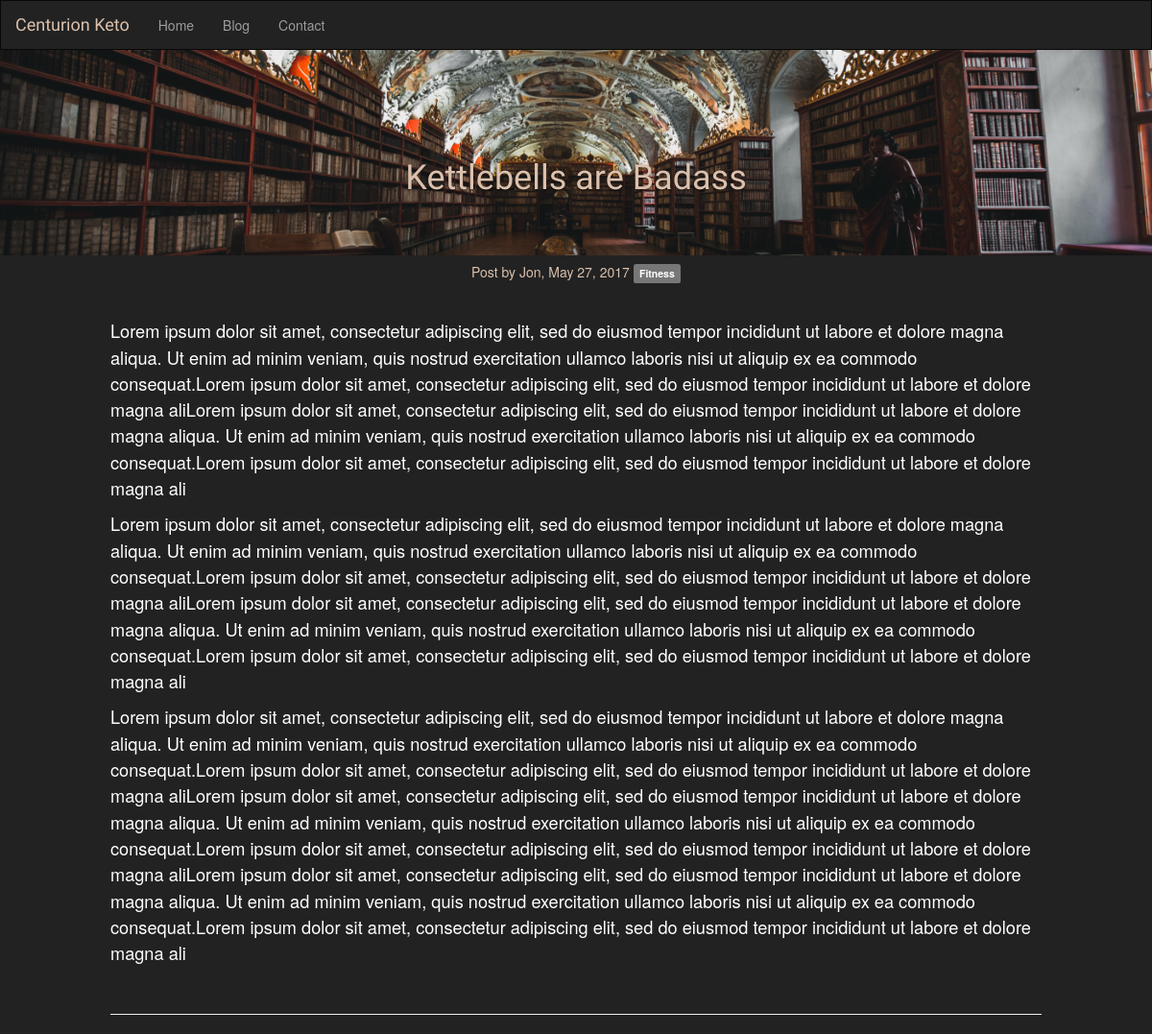
The app's page /post/2/ with its own data.
### blog/models.py (models this page shows, shortened)
class Blogpost(models.Model):
    Fitness = 'Fitness'
    Diet = 'Diet'
    Creed = 'Creed'
    LABEL_OPTIONS = (
        (Fitness, 'Fitness'),
        (Diet, 'Diet'),
        (Creed, 'Creed'),
    )
    title = models.CharField(max_length=50, blank=True, null=True)
    pub_date = models.DateField(blank=True, null=True)
    author = models.CharField(max_length=25, blank=True, null=True)
    label = models.CharField(max_length=7, choices=LABEL_OPTIONS, default=Fitness)
    content = models.TextField()

### blog/views.py (the view)
# urls.py: url(r'^post/(?P<blog_id>[0-9]+)/$', blog.views.post, name="post"),
def post(request, blog_id):
    blogpost = get_object_or_404(Blogpost, pk=blog_id)
    return render(request, 'blog/post.html', {'blogpost': blogpost})

### blog/templates/blog/post.html (shortened to what this page needs)
<!DOCTYPE html>
<html lang="en">
  {% load static %}
<head>
  <link rel="stylesheet" href="https://maxcdn.bootstrapcdn.com/bootstrap/3.3.7/css/bootstrap.min.css">
</head>
<body>
<nav class="navbar navbar-inverse">
  <div class="container-fluid">
    <div class="navbar-header">
      <a class="navbar-brand" style="font-family: 'Playball', cursive; color: #DBC1AD  ;" href="{% url 'home' %}">Centurion Keto</a>
    </div>
    <div class="collapse navbar-collapse" id="myNavbar">
      <ul class="nav navbar-nav">
        <li><a href="{% url 'home' %}">Home</a></li>
        <li><a href="{% url 'blog' %}">Blog</a></li>
        <li><a href="#">Contact</a></li>
      </ul>
    </div>
  </div>
</nav>
<div id="mycarousel" class="carousel slide" data-ride="carousel">
    <div class="carousel-inner">
        <div class="item active">
        <img src="{% static '/pics/post1v1.png' %}" alt="" style="width:100%;" class="img-responsive">
           <div class="carousel-caption" style="font-family: 'Playball', cursive; color: #DBC1AD  ;">
           <h1 class="display-2">{{blogpost.title}}</h1>
           </div>
        </div>
    </div>
</div>
    <div class="col-sm-offset-1 col-sm-10 ">
      <h5 class="text-center"> Post by {{blogpost.author}}, {{blogpost.pub_date}}   <span class="label label-default">{{blogpost.label}}</span></h5>
      <br>
      <p >{{blogpost.content|linebreaks}}</p>
      <br>
      <hr>
    </div>
</body>
</html>

### blog/templates/blog/post.html (style rules this page uses)
body { background-color: #222222 ; color: #DBC1AD ; }
.navbar { margin-bottom: 0; border-radius: 0; }
p { color: white; font-size: 1.3em; line-height: 1.5em; }

### records on screen
Blogpost: title "Kettlebells are Badass", author "Jon", pub_date "May 27, 2017", label "Fitness", content "Lorem ipsum dolor sit amet, consectetur adipiscing elit, sed do eiusmod tempor incididunt ut labore et dolore magna aliqua. Ut enim ad minim veniam, quis nostrud exercitation ullamco laboris nisi ut aliquip ex ea commodo consequat.Lorem ipsum dolor sit amet, consectetur adipiscing elit, sed do eiusmod tempor incididunt ut labore et dolore magna aliLorem ipsum dolor sit amet, consectetur adipiscing elit, sed do eiusmod tempor incididunt ut labore et dolore magna aliqua. Ut enim ad minim veniam, quis nostrud exercitation ullamco laboris nisi ut aliquip ex ea commodo consequat.Lorem ipsum dolor sit amet, consectetur adipiscing elit, sed do eiusmod tempor incididunt ut labore et dolore magna…"
